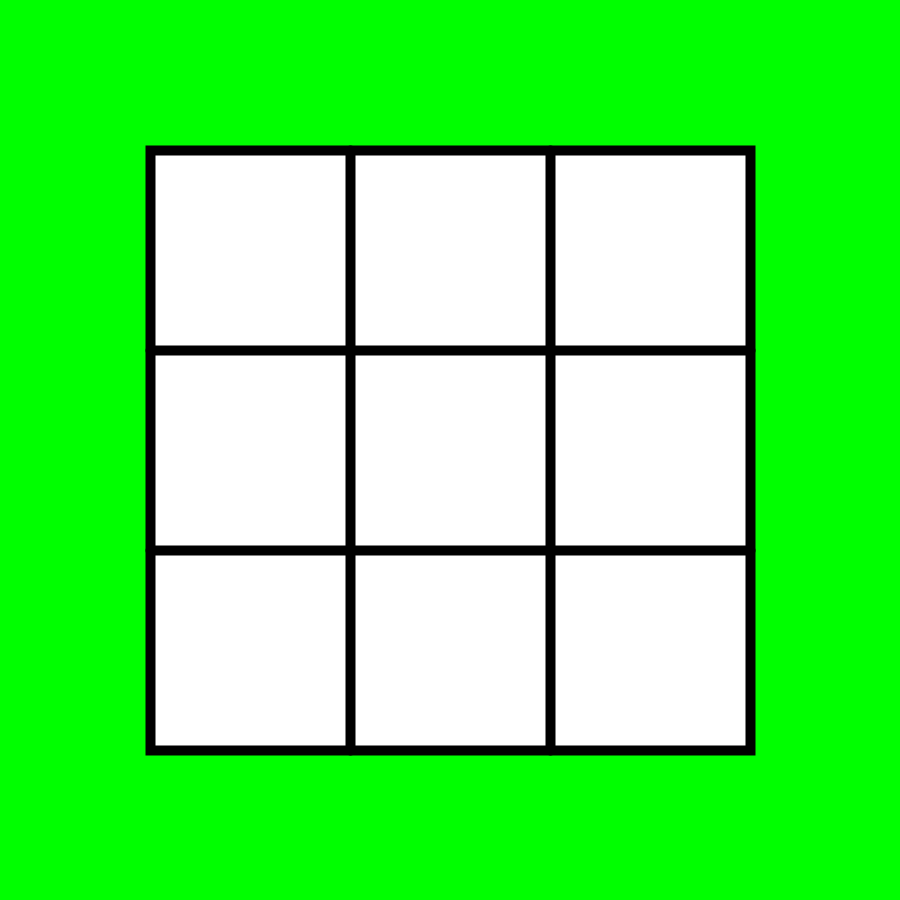
Frame 1 (no input)
Frame 60 (the mouse pressed at the canvas centre just before this capture): identical to frame 1, image omitted
Frame 120 (the mouse held since frame 60 and released just before this capture): identical to frame 1, image omitted

The Processing sketch that drew this single still picture (run headless with seeded random() and noise(); from frame 60 on, the mouse is pressed at the canvas centre):

// Processing sketch: tactictaclop
// ── tactictaclop.pde
//joueurs
PImage xImage;
PImage oImage;
char symbol = 'x';



void setup(){
 size(900,900); 
}

void draw(){
  background(0, 255, 0);
 drawGrid();
}

void drawGrid(){
   strokeWeight(10);
   rectMode(RIGHT);
   rect(150,150, 750,750);
   //lignes horizontales
  line(150, 350, 750, 350);
  line(150, 550, 750, 550);
  //lignes verticales
  line(350, 150, 350, 750);
  line(550, 150, 550, 750);
}
